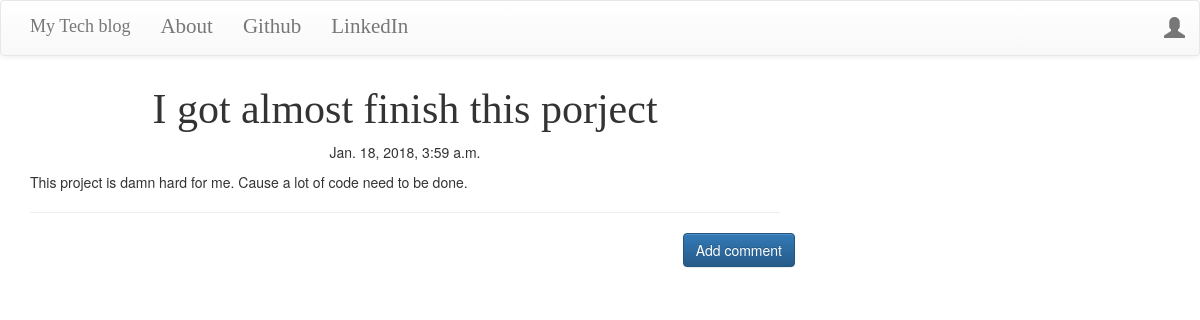
Page /post/7 on the committed database.
### blog/models.py (models this page shows, shortened)
class Post(models.Model):
    author = models.ForeignKey('auth.User')
    title = models.CharField(max_length = 256)
    text = models.TextField()
    created_date = models.DateTimeField(default = timezone.now())
    published_date = models.DateTimeField(blank = True, null = True)

### blog/views.py (the view)
# urls.py: url(r'^post/(?P<pk>\d+)$', views.postDetailView.as_view(), name = 'post_detail'),
class postDetailView(DetailView):
    model = Post

### blog/templates/blog/post_detail.html (shortened to what this page needs)
{% extends 'blog/base.html' %}
{% block content %}
        <h1 class='posttitle loader'>{{ post.title }}</h1>
        {% if post.published_date %}
            <div class="date postdate">
                {{ post.published_date }}
            </div>
        {% else %}
            <a class="btn btn-default" href="{% url 'post_publish' pk=post.pk %}">Publish</a>
        {% endif %}
      <p class='postcontent' >{{ post.text|safe|linebreaksbr }}</p>
  <hr>
  <a class="btn btn-primary btn-comment" href="{% url 'add_comment_to_post' pk=post.pk %}">Add comment</a>
  <div class="container">
  {% for comment in post.comments.all %}
  <br>
  {% empty %}
      <p>No comments posted.</p>
  {% endfor %}
</div>
{% endblock %}

### blog/static/css/blog.css (style rules this page uses)
.postdate { text-align: center; }
.posttitle { font-family: 'Bellefair', serif; font-size: 3em; text-align: center; }
.postcontent { font-family: 'Montserrat'; font-size: 1.5em; }
.btn-comment { position: absolute;; right :0px; }
.loader { filter:hue-rotate(0deg); color:linear-gradient(45deg,#0f8,#08f); animation:hue 10000ms infinite linear; }

### rows in the picture
Post: title "I got almost finish this porject", published_date "Jan. 18, 2018, 3:59 a.m.", text "This project is damn hard for me. Cause a lot of code need to be done."
